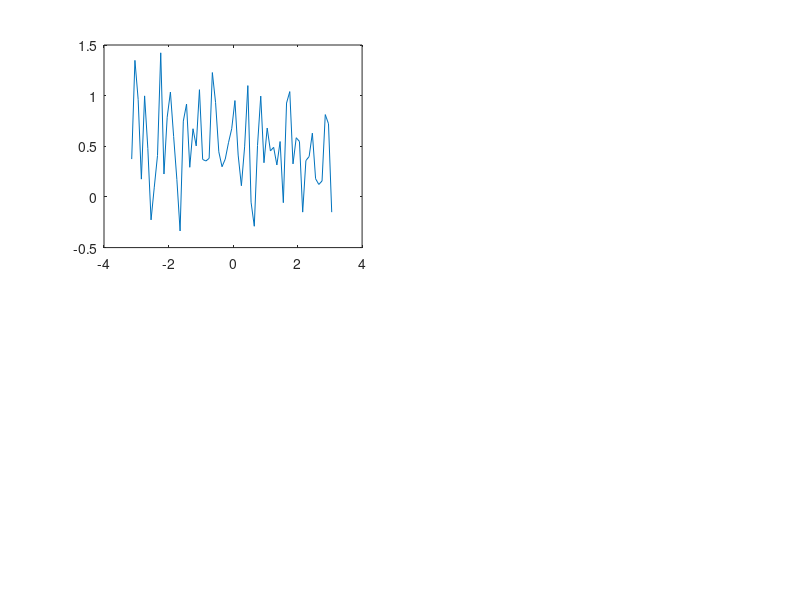

Source code (MATLAB): (Note: this script raises an error after producing the figure.)
np=63;  %num data points
omega0=52;  %morlet frequency
scale=0.2;  %time scaling

v=-pi:0.1:pi;
x=rand(1,np);
y=x+0.2*sin(8*v)+0.3*sin(16*v);
subplot(2,2,1); plot(v, y);

for ic=1:np; mw1(ic)=morlet(v(ic),omega0);end
subplot(2,2,2); plot(v, mw1);

for ic=1:np; mwv1(ic)=wavelett(y,np,ic,1,scale,omega0);end
subplot(2,2,3); plot(v, mwv1);

for ic=1:np; mwv1(ic)=wavelett(y,np,ic,1,2*scale,omega0);end
subplot(2,2,4); plot(v, mwv1);

%for ic=1:np; mwv1(ic)=wavelett(y,np,ic,1,7,omega0);end
%subplot(2,2,4); plot(v, mwv1);

wv=wavesm(y,np,np,1,scale,omega0);
%surf(wv, 'LineStyle', 'none')
%xlabel('shift')
%ylabel('tscale')



%for i=1:63; mw(i)=morlet(v(i),2);end
%for i=1:63; mws1(i)=shiftedmorlet(v(i),2,1,1,16);end
%for i=1:63; mwc1(i)=conv(0.1*sin(v(i)),10,1,1,1,2);end
%for i=1:63; mwcs1(i)=conj(shiftedmorlet(v(i),2,1,1,16));end
%for i=1:63; mwv1(i)=wavelett(v,63,i,1,1,8);end
